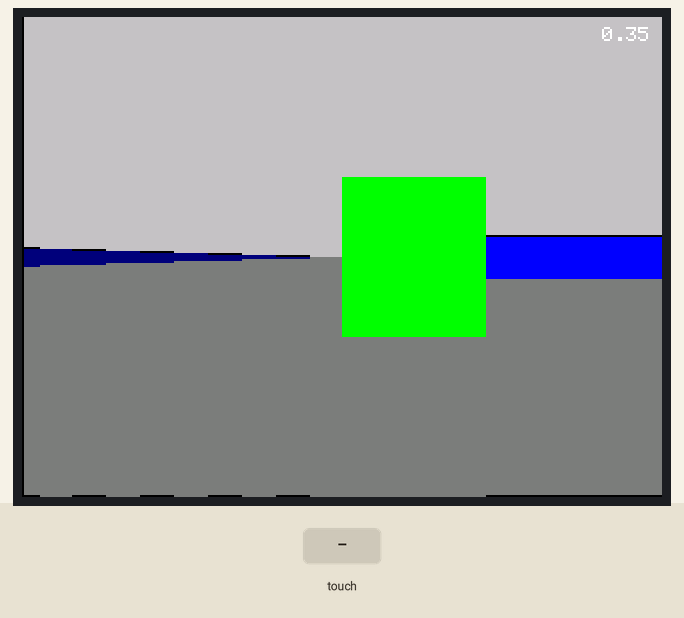
A program run on a simulated Arduino Nano, built with avr-gcc and run on an emulated ATmega328P. Shown: 320×240 colour display. The test bench sets the inputs (shaded band). What the program prints to the serial monitor is not drawn.

Above: at 1.4 s.
1.5 s: touch panel pressed at 13 % / 10 % of its raw x / y range
At 3.2 s:
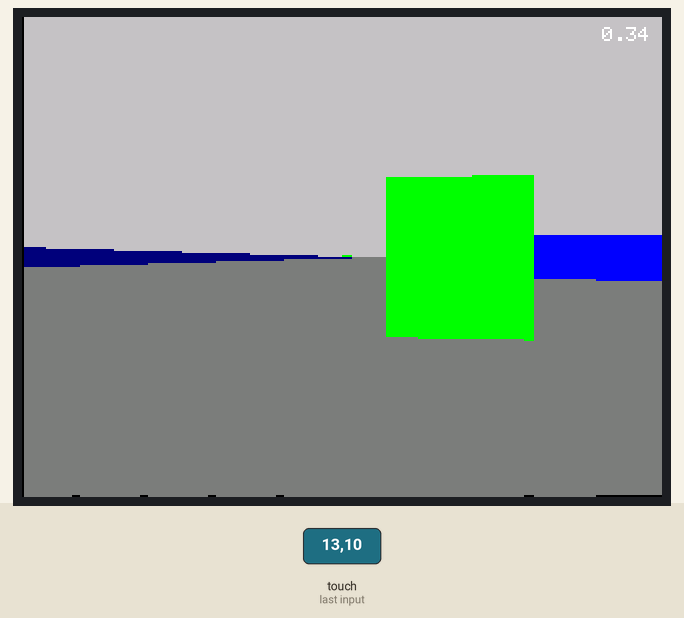
3.8 s: touch panel pressed at 38 % / 10 % of its raw x / y range
At 5.3 s:
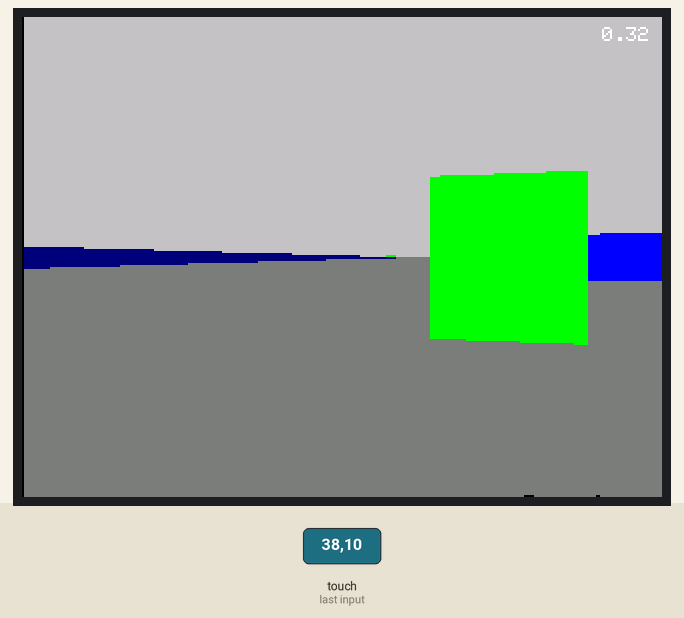
Timing chart, 0 to 6.8 s (numbered marks = the images above; inputs shaded):
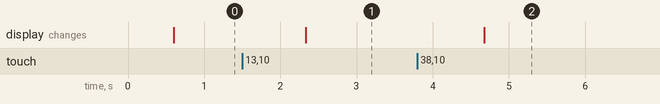

Measured:
- after the input at 1.5 s, the display: changes after 0.84 s (image 1)

The program:

main.cpp
```cpp
#include <Arduino.h>
#include <SPI.h>
#include <Wire.h>
#include <Adafruit_GFX.h>
#include <Adafruit_ILI9341.h>
#include <Adafruit_STMPE610.h>

// Touch TFT Setup
#define TFT_DC 9
#define TFT_CS 10

#define TS_MINX 150
#define TS_MINY 130
#define TS_MAXX 3800
#define TS_MAXY 4000

#define STMPE_CS 8

Adafruit_STMPE610 ts = Adafruit_STMPE610(STMPE_CS);

Adafruit_ILI9341 screen = Adafruit_ILI9341(TFT_CS, TFT_DC);

// Raycasting Setup
struct Vector2
{
  double x;
  double y;
};

Vector2 mapSize = {
  24,
  24
};

int world[24][24] = {
  {1,1,1,1,1,1,1,1,1,1,1,1,1,1,1,1,1,1,1,1,1,1,1,1},
  {1,0,0,0,0,0,0,0,0,0,0,0,0,0,0,0,0,0,0,0,0,0,0,1},
  {1,0,0,0,0,0,0,0,0,0,0,0,0,0,0,0,0,0,0,0,0,0,0,1},
  {1,0,0,0,0,0,0,0,0,0,0,0,0,0,0,0,0,0,0,0,0,0,0,1},
  {1,0,0,0,0,0,2,2,2,2,2,0,0,0,0,3,0,3,0,3,0,0,0,1},
  {1,0,0,0,0,0,2,0,0,0,2,0,0,0,0,0,0,0,0,0,0,0,0,1},
  {1,0,0,0,0,0,2,0,0,0,2,0,0,0,0,3,0,0,0,3,0,0,0,1},
  {1,0,0,0,0,0,2,0,0,0,2,0,0,0,0,0,0,0,0,0,0,0,0,1},
  {1,0,0,0,0,0,2,2,0,2,2,0,0,0,0,3,0,3,0,3,0,0,0,1},
  {1,0,0,0,0,0,0,0,0,0,0,0,0,0,0,0,0,0,0,0,0,0,0,1},
  {1,0,0,0,0,0,0,0,0,0,0,0,0,0,0,0,0,0,0,0,0,0,0,1},
  {1,0,0,0,0,0,0,0,0,0,0,0,0,0,0,0,0,0,0,0,0,0,0,1},
  {1,0,0,0,0,0,0,0,0,0,0,0,0,0,0,0,0,0,0,0,0,0,0,1},
  {1,0,0,0,0,0,0,0,0,0,0,0,0,0,0,0,0,0,0,0,0,0,0,1},
  {1,0,0,0,0,0,0,0,0,0,0,0,0,0,0,0,0,0,0,0,0,0,0,1},
  {1,0,0,0,0,0,0,0,0,0,0,0,0,0,0,0,0,0,0,0,0,0,0,1},
  {1,4,4,4,4,4,4,4,4,0,0,0,0,0,0,0,0,0,0,0,0,0,0,1},
  {1,4,0,4,0,0,0,0,4,0,0,0,0,0,0,0,0,0,0,0,0,0,0,1},
  {1,4,0,0,0,0,5,0,4,0,0,0,0,0,0,0,0,0,0,0,0,0,0,1},
  {1,4,0,4,0,0,0,0,4,0,0,0,0,0,0,0,0,0,0,0,0,0,0,1},
  {1,4,0,4,4,4,4,4,4,0,0,0,0,0,0,0,0,0,0,0,0,0,0,1},
  {1,4,0,0,0,0,0,0,0,0,0,0,0,0,0,0,0,0,0,0,0,0,0,1},
  {1,4,4,4,4,4,4,4,4,0,0,0,0,0,0,0,0,0,0,0,0,0,0,1},
  {1,1,1,1,1,1,1,1,1,1,1,1,1,1,1,1,1,1,1,1,1,1,1,1}
};

Vector2 screenDimensions = {
  320,
  240
};

Vector2 playerPos = {
  12,
  19
};

Vector2 playerDir = {
  -1,
  0
};

Vector2 cameraPlane = {
  0,
  0.75
};

double moveSpeed = 0.2;
double rotSpeed = 0.1;

float ft = 0;
float lastFt = 0;

void setup() {
  // put your setup code here, to run once:
  Serial.begin(9600);

  screen.begin();
  screen.setRotation(1);

  Serial.println("Initialised Screen...");

  if(!ts.begin()){
    Serial.println("Touch Screen initialisation failed!");
  } else {
    Serial.println("Initialised Touchscreen...");
  }

  int8_t x = screen.readcommand8(ILI9341_RDMODE);
  Serial.print("Display Power Mode: 0x"); Serial.println(x, HEX);
  x = screen.readcommand8(ILI9341_RDMADCTL);
  Serial.print("MADCTL Mode: 0x"); Serial.println(x, HEX);
  x = screen.readcommand8(ILI9341_RDPIXFMT);
  Serial.print("Pixel Format: 0x"); Serial.println(x, HEX);
  x = screen.readcommand8(ILI9341_RDIMGFMT);
  Serial.print("Image Format: 0x"); Serial.println(x, HEX);
  x = screen.readcommand8(ILI9341_RDSELFDIAG);
  Serial.print("Self Diagnostic: 0x"); Serial.println(x, HEX);

  Serial.println(F("Ready!"));
}

void loop() {
  bool forward = false;
  bool backward = false;
  bool left = false;
  bool right = false;

  // put your main code here, to run repeatedly:
  if(!ts.bufferEmpty() || ts.touched()){
    TS_Point tp = ts.getPoint();

    tp.x = map(tp.x, TS_MINX, TS_MAXX, 0, screen.width());
    tp.y = map(tp.y, TS_MINY, TS_MAXY, 0, screen.height());

    if(tp.x < 30){
      backward = true;
    }
    if(tp.x > 210){
      forward = true;
    }
    if(tp.y < 30){
      left = true;
    }
    if(tp.y > 290){
      right = true;
    }
  }

  int32_t startTime = millis();
  for(int16_t x = 1; x < screenDimensions.x; x++){
    double cameraX = 2 * x / double(screenDimensions.x) - 1;

    Vector2 rayDir = {
      playerDir.x + cameraPlane.x * cameraX,
      playerDir.y + cameraPlane.y * cameraX
    };

    Vector2 mapLoc = {
      int(playerPos.x),
      int(playerPos.y)
    };

    Vector2 sideDist;

    Vector2 deltaDist = {
      abs(1 / rayDir.x),
      abs(1 / rayDir.y)
    };

    double perpWallDist;

    Vector2 step;

    int side;

    if(rayDir.x < 0){
      step.x = -1;
      sideDist.x = (playerPos.x - mapLoc.x) * deltaDist.x;
    } else {
      step.x = 1;
      sideDist.x = (mapLoc.x + 1.0 - playerPos.x) * deltaDist.x;
    }

    if(rayDir.y < 0){
      step.y = -1;
      sideDist.y = (playerPos.y - mapLoc.y) * deltaDist.y;
    } else {
      step.y = 1;
      sideDist.y = (mapLoc.y + 1.0 - playerPos.y) * deltaDist.y;
    }

    while(true){
      if(sideDist.x < sideDist.y){
        sideDist.x += deltaDist.x;
        mapLoc.x += step.x;
        side = 0;
      } else {
        sideDist.y += deltaDist.y;
        mapLoc.y = step.y;
        side = 1;
      }
      if(world[(int)mapLoc.x][(int)mapLoc.y] > 0) break;
    }

    if(side < 1){
      perpWallDist = (mapLoc.x - playerPos.x + (1 - step.x) / 2) / rayDir.x;
    } else {
      perpWallDist = (mapLoc.y - playerPos.y + (1 - step.y) / 2) / rayDir.y;
    }

    int16_t wallHeight = (int)(screenDimensions.y / perpWallDist);
    int16_t wallTop = -wallHeight / 2 + screenDimensions.y / 2;
    if(wallTop < 0){
      wallTop = 0;
    }
    int16_t wallEnd = wallHeight / 2 + screenDimensions.y / 2;
    if(wallEnd < 0){
      wallEnd = 0;
    }

    int16_t negativeSpaceHeight = (screenDimensions.y - wallHeight) / 2;
    int16_t colour;

    switch(world[(int)mapLoc.x][(int)mapLoc.y]){
      case 1:
        colour = ILI9341_BLUE;
        break;

      case 2:
        colour = ILI9341_RED;
        break;

      case 3:
        colour = ILI9341_GREEN;
        break;

      case 4:
        colour = ILI9341_YELLOW;
        break;

      case 5:
        colour = ILI9341_PURPLE;
        break;

      default:
        colour = ILI9341_WHITE;
    }

    if(side > 0){
      colour = colour / 2;
    };

    screen.drawFastVLine(x, 0, negativeSpaceHeight, ILI9341_LIGHTGREY);
    screen.drawFastVLine(x, wallEnd, negativeSpaceHeight, ILI9341_DARKGREY);
    screen.drawFastVLine(x, wallTop, wallHeight, colour);
  }

  lastFt = ft;
  ft = millis() - startTime;
  double fps = ft / 1000.0;

  screen.setCursor(290, 5);
  screen.print(fps);

  if(forward){
    if(world[int(playerPos.x + playerDir.x * moveSpeed)][int(playerPos.y)] == false) playerPos.x += playerDir.x * moveSpeed;
    if(world[int(playerPos.x)][int(playerPos.y + playerDir.y * moveSpeed)] == false) playerPos.y += playerDir.y * moveSpeed;
  }

  if(backward){
    if(world[int(playerPos.x - playerDir.x * moveSpeed)][int(playerPos.y)] == false) playerPos.x -= playerDir.x * moveSpeed;
    if(world[int(playerPos.x)][int(playerPos.y - playerDir.y * moveSpeed)] == false) playerPos.y -= playerDir.y * moveSpeed;
  }

  if(right){
    double oldDirX = playerDir.x;
    playerDir.x = playerDir.x * cos(-rotSpeed) - playerDir.y * sin(-rotSpeed);
    playerDir.y = oldDirX * sin(-rotSpeed) + playerDir.y * cos(-rotSpeed);

    double oldPlaneX = cameraPlane.x;
    cameraPlane.x = cameraPlane.x * cos(-rotSpeed) - cameraPlane.y * sin(-rotSpeed);
    cameraPlane.y = oldPlaneX * sin(-rotSpeed) + cameraPlane.y * cos(-rotSpeed);
  }

  if(left){
    double oldDirX = playerDir.x;
    playerDir.x = playerDir.x * cos(rotSpeed) - playerDir.y * sin(rotSpeed);
    playerDir.y = oldDirX * sin(rotSpeed) + playerDir.y * cos(rotSpeed);

    double oldPlaneX = cameraPlane.x;
    cameraPlane.x = cameraPlane.x * cos(rotSpeed) - cameraPlane.y * sin(rotSpeed);
    cameraPlane.y = oldPlaneX * sin(rotSpeed) + cameraPlane.y * cos(rotSpeed);
  }
}
```
